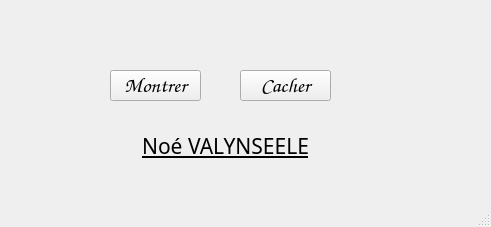
<?xml version="1.0" encoding="UTF-8"?>
<ui version="4.0">
 <class>MainWindow</class>
 <widget class="QMainWindow" name="MainWindow">
  <property name="geometry">
   <rect>
    <x>0</x>
    <y>0</y>
    <width>491</width>
    <height>227</height>
   </rect>
  </property>
  <property name="font">
   <font>
    <family>Comic Sans MS</family>
    <pointsize>16</pointsize>
    <weight>75</weight>
    <bold>true</bold>
   </font>
  </property>
  <property name="windowTitle">
   <string>MainWindow</string>
  </property>
  <widget class="QWidget" name="centralwidget">
   <widget class="QPushButton" name="Bouton_montrer">
    <property name="geometry">
     <rect>
      <x>110</x>
      <y>70</y>
      <width>91</width>
      <height>31</height>
     </rect>
    </property>
    <property name="text">
     <string>Montrer</string>
    </property>
   </widget>
   <widget class="QPushButton" name="Bouton_cacher">
    <property name="geometry">
     <rect>
      <x>240</x>
      <y>70</y>
      <width>91</width>
      <height>31</height>
     </rect>
    </property>
    <property name="text">
     <string>Cacher</string>
    </property>
   </widget>
   <widget class="QLabel" name="label">
    <property name="geometry">
     <rect>
      <x>130</x>
      <y>130</y>
      <width>191</width>
      <height>31</height>
     </rect>
    </property>
    <property name="font">
     <font>
      <family>Kunstler Script</family>
      <pointsize>16</pointsize>
      <weight>50</weight>
      <bold>false</bold>
      <underline>true</underline>
     </font>
    </property>
    <property name="autoFillBackground">
     <bool>true</bool>
    </property>
    <property name="text">
     <string>Noé VALYNSEELE</string>
    </property>
    <property name="alignment">
     <set>Qt::AlignCenter</set>
    </property>
   </widget>
   <widget class="QLabel" name="image_label">
    <property name="geometry">
     <rect>
      <x>350</x>
      <y>120</y>
      <width>111</width>
      <height>61</height>
     </rect>
    </property>
    <property name="mouseTracking">
     <bool>false</bool>
    </property>
    <property name="text">
     <string/>
    </property>
    <property name="pixmap">
     <pixmap>../../Images/Saved Pictures/ca_marche.png</pixmap>
    </property>
    <property name="scaledContents">
     <bool>true</bool>
    </property>
   </widget>
  </widget>
  <widget class="QStatusBar" name="statusbar"/>
 </widget>
 <resources/>
 <connections>
  <connection>
   <sender>Bouton_montrer</sender>
   <signal>clicked()</signal>
   <receiver>label</receiver>
   <slot>show()</slot>
   <hints>
    <hint type="sourcelabel">
     <x>155</x>
     <y>114</y>
    </hint>
    <hint type="destinationlabel">
     <x>225</x>
     <y>174</y>
    </hint>
   </hints>
  </connection>
  <connection>
   <sender>Bouton_cacher</sender>
   <signal>clicked()</signal>
   <receiver>label</receiver>
   <slot>hide()</slot>
   <hints>
    <hint type="sourcelabel">
     <x>285</x>
     <y>114</y>
    </hint>
    <hint type="destinationlabel">
     <x>225</x>
     <y>174</y>
    </hint>
   </hints>
  </connection>
  <connection>
   <sender>Bouton_montrer</sender>
   <signal>clicked()</signal>
   <receiver>image_label</receiver>
   <slot>show()</slot>
   <hints>
    <hint type="sourcelabel">
     <x>155</x>
     <y>85</y>
    </hint>
    <hint type="destinationlabel">
     <x>405</x>
     <y>150</y>
    </hint>
   </hints>
  </connection>
  <connection>
   <sender>Bouton_cacher</sender>
   <signal>clicked()</signal>
   <receiver>image_label</receiver>
   <slot>hide()</slot>
   <hints>
    <hint type="sourcelabel">
     <x>285</x>
     <y>85</y>
    </hint>
    <hint type="destinationlabel">
     <x>405</x>
     <y>150</y>
    </hint>
   </hints>
  </connection>
 </connections>
</ui>
